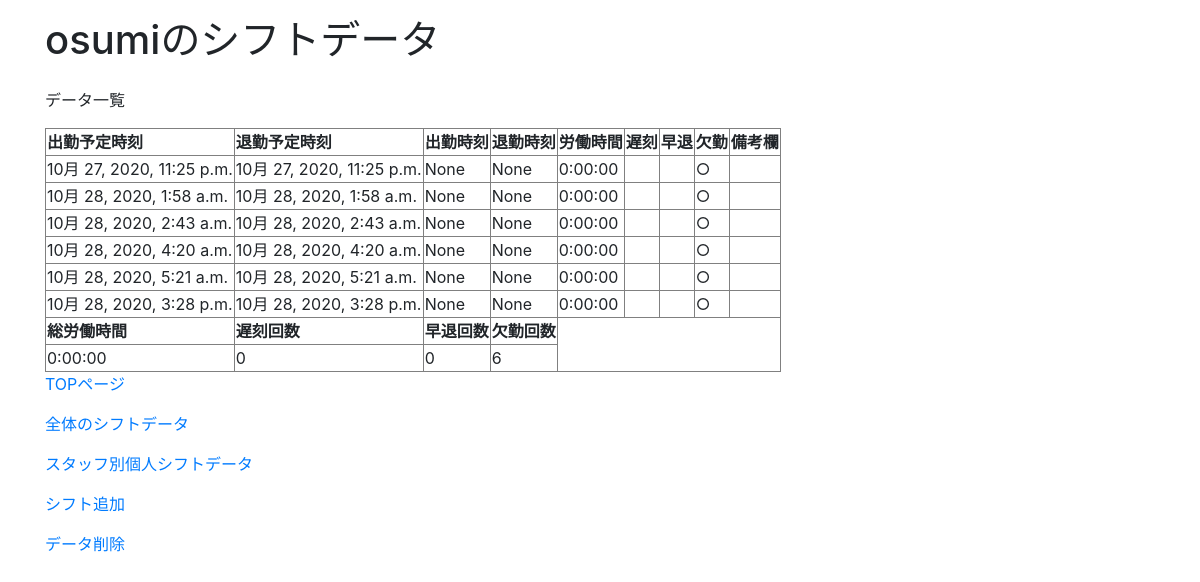
The app's page /attendance2/mylist (signed in), older data.
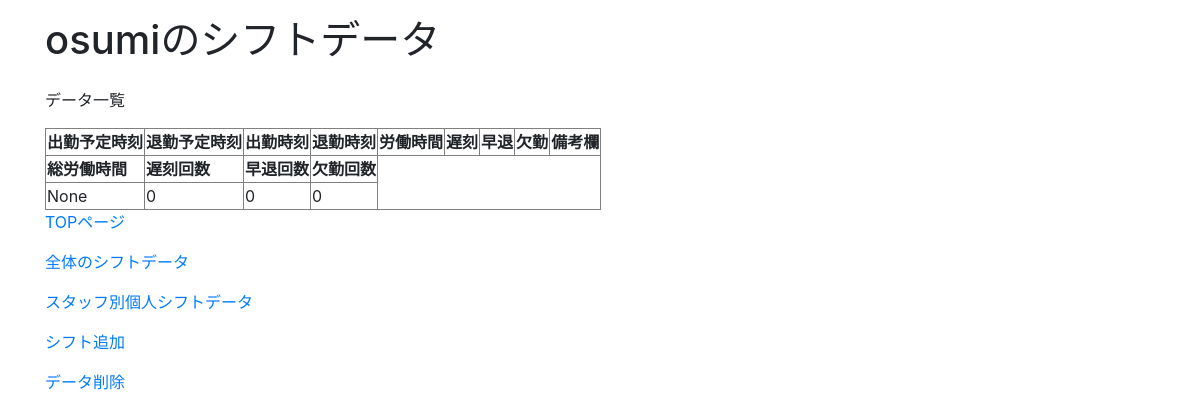
The same page, newer data.
### myapp/models.py (models this page shows)
class CustomUser(AbstractUser):
    authority = models.CharField(verbose_name="カラム名",choices=CHOICES,max_length=100)

### attendance2/models.py (models this page shows)
class Attendance(models.Model):
    user = models.ForeignKey(CustomUser, on_delete=models.CASCADE, verbose_name="スタッフ名")
    scheduled_attend_time = models.DateTimeField(blank=True, null=True,verbose_name="出勤予定時刻")
    scheduled_leave_time = models.DateTimeField(blank=True, null=True,verbose_name="退勤予定時刻")
    attend_time = models.DateTimeField(blank=True, null=True, verbose_name="出勤時刻")
    leave_time = models.DateTimeField(blank=True, null=True, verbose_name="退勤時刻")
    work_time=models.DurationField(default=timedelta(), verbose_name="労働時間")
    remarks = models.TextField(blank=True, null=True, verbose_name="備考欄")
    def is_late(self): #遅刻判定フラグ
        if self.attend_time:
            if self.attend_time > self.scheduled_attend_time:
                return '○'
            else:
                return ' '
        else:
            return ' '
    def is_early(self): #早退判定フラグ
        if self.leave_time:
            if self.leave_time < self.scheduled_leave_time:
                return '○'
            else:
                return ' '
        else:
            return ' '
    def is_absence(self): #欠勤判定フラグ
        if self.attend_time== None and (self.scheduled_leave_time < timezone.now()):
            return '○'
        else:
            return ' '

### attendance2/views.py (the view)
# urls.py: path('mylist', views.mylist, name='mylist'),#自分のシフトデータ
def mylist(request):#自分のシフトデータ
    from .models import Attendance
    from django.db.models import Sum
    data = Attendance.objects.filter(user=request.user).order_by("scheduled_attend_time")
    absence_count=Attendance.objects.filter(user=request.user,attend_time=None ,leave_time=None,scheduled_leave_time__lt= datetime.now()).count()
    late_count = Attendance.objects.filter(user=request.user,attend_time__gt = F('scheduled_attend_time')).count()
    early_count = Attendance.objects.filter(user=request.user,leave_time__lt=F('scheduled_leave_time')).count()
    sum = data.aggregate(Sum('work_time'))
    params = {  'message': 'データ一覧', #メッセージ
                'data': data,#自分のシフトデータ
                'sum':sum,#総労働時間
                'user':request.user,#ログインユーザー名
                'absence_count':absence_count,#欠席回数
                'late_count':late_count,#遅刻回数
                'early_count':early_count#早退回数
            }
    return render(request, 'attendance2/mylist.html', params)

### attendance2/templates/attendance2/mylist.html (shortened to what this page needs)
<!doctype html>
<html lang="ja">
  <head>
    <link rel="stylesheet" href="https://stackpath.bootstrapcdn.com/bootstrap/4.5.0/css/bootstrap.min.css">
  </head>
  <body>
  </body>
</html>
<!DOCTYPE html>
<html>
    <div class="container">
        <h1>{{user}}のシフトデータ</h1>
    </div>
    <div class="py-3">
        <div class="container">
            <p>{{ message }}</p>
            <table border="1">
                <tr>
                    <th>出勤予定時刻</th>
                    <th>退勤予定時刻</th>
                    <th>出勤時刻</th>
                    <th>退勤時刻</th>
                    <th>労働時間</th>
                    <th>遅刻</th>
                    <th>早退</th>
                    <th>欠勤</th>
                    <th>備考欄</th>
                </tr>
                {% for member in data %}
                <tr>
                    <td>{{ member.scheduled_attend_time}}</td>
                    <td>{{ member.scheduled_leave_time}}</td>
                    <td>{{ member.attend_time }}</td>
                    <td>{{ member.leave_time}}</td>
                    <td>{{member.work_time}}</td>
                    <td>{{ member.is_late}}</td>
                    <td>{{ member.is_early}}</td>
                    <td>{{ member.is_absence}}</td>
                    <td>{{ member.remarks }}</td>
                </tr>
                {% endfor %}
                    <tr>
                        <th>総労働時間</th>
                        <th>遅刻回数</th>
                        <th>早退回数</th>
                        <th>欠勤回数</th>
                    </tr>
                    <tr>
                        <td>{{sum.work_time__sum}}</td>
                        <td>{{late_count}}</td>
                        <td>{{early_count}}</td>
                        <td>{{absence_count}}</td>
                    </tr>
            </table>
            <p/>
                </a><a href='../attendance2'>TOPページ</a><p />
                </a><a href='../attendance2/list'>全体のシフトデータ</a><p />
            {% if request.user.authority == '管理者' %}
                </a><a href='../attendance2/user_search'>スタッフ別個人シフトデータ</a><p />
                </a><a href='../attendance2/shift_addition_menu'>シフト追加</a><p />
                </a><a href='../attendance2/delete_menu'>データ削除</a><p />
            {% endif %}
</html>

Row changes from the older to the newer data that the page shows:
removed Attendance: scheduled_attend_time "10月 27, 2020, 11:25 p.m.", scheduled_leave_time "10月 27, 2020, 11:25 p.m.", attend_time "None", leave_time "None", work_time "0:00:00", is_absence "○"
removed Attendance: scheduled_attend_time "10月 28, 2020, 1:58 a.m.", scheduled_leave_time "10月 28, 2020, 1:58 a.m.", attend_time "None", leave_time "None", work_time "0:00:00", is_absence "○"
removed Attendance: scheduled_attend_time "10月 28, 2020, 2:43 a.m.", scheduled_leave_time "10月 28, 2020, 2:43 a.m.", attend_time "None", leave_time "None", work_time "0:00:00", is_absence "○"
removed Attendance: scheduled_attend_time "10月 28, 2020, 4:20 a.m.", scheduled_leave_time "10月 28, 2020, 4:20 a.m.", attend_time "None", leave_time "None", work_time "0:00:00", is_absence "○"
removed Attendance: scheduled_attend_time "10月 28, 2020, 5:21 a.m.", scheduled_leave_time "10月 28, 2020, 5:21 a.m.", attend_time "None", leave_time "None", work_time "0:00:00", is_absence "○"
removed Attendance: scheduled_attend_time "10月 28, 2020, 3:28 p.m.", scheduled_leave_time "10月 28, 2020, 3:28 p.m.", attend_time "None", leave_time "None", work_time "0:00:00", is_absence "○"
Text that changed along with them:
{{ sum.work_time__sum }}: "0:00:00" → "None"
{{ absence_count }}: "6" → "0"
